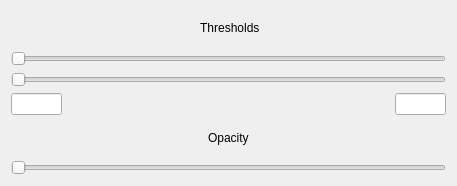
<?xml version="1.0" encoding="UTF-8"?>
<ui version="4.0">
 <class>ChangeVolumePropertiesWidget</class>
 <widget class="QWidget" name="ChangeVolumePropertiesWidget">
  <property name="geometry">
   <rect>
    <x>0</x>
    <y>0</y>
    <width>457</width>
    <height>186</height>
   </rect>
  </property>
  <property name="windowTitle">
   <string>ChangeVolumePropertiesWidget</string>
  </property>
  <layout class="QHBoxLayout" name="horizontalLayout_6">
   <item>
    <layout class="QGridLayout" name="gridLayout_2">
     <item row="1" column="0">
      <widget class="QSlider" name="lowerThresholdSlider">
       <property name="orientation">
        <enum>Qt::Horizontal</enum>
       </property>
      </widget>
     </item>
     <item row="4" column="0">
      <layout class="QHBoxLayout" name="horizontalLayout">
       <item>
        <widget class="QLineEdit" name="lowerThresholdDisplay">
         <property name="maximumSize">
          <size>
           <width>51</width>
           <height>22</height>
          </size>
         </property>
        </widget>
       </item>
       <item>
        <spacer name="horizontalSpacer">
         <property name="orientation">
          <enum>Qt::Horizontal</enum>
         </property>
         <property name="sizeHint" stdset="0">
          <size>
           <width>40</width>
           <height>20</height>
          </size>
         </property>
        </spacer>
       </item>
       <item>
        <widget class="QLineEdit" name="upperThresholdDisplay">
         <property name="maximumSize">
          <size>
           <width>51</width>
           <height>22</height>
          </size>
         </property>
        </widget>
       </item>
      </layout>
     </item>
     <item row="6" column="0">
      <widget class="QSlider" name="opacitySlider">
       <property name="orientation">
        <enum>Qt::Horizontal</enum>
       </property>
      </widget>
     </item>
     <item row="0" column="0">
      <layout class="QHBoxLayout" name="horizontalLayout_2">
       <item>
        <layout class="QHBoxLayout" name="horizontalLayout_3">
         <item>
          <spacer name="horizontalSpacer_2">
           <property name="orientation">
            <enum>Qt::Horizontal</enum>
           </property>
           <property name="sizeHint" stdset="0">
            <size>
             <width>40</width>
             <height>20</height>
            </size>
           </property>
          </spacer>
         </item>
         <item>
          <widget class="QLabel" name="label">
           <property name="font">
            <font>
             <strikeout>false</strikeout>
             <kerning>true</kerning>
            </font>
           </property>
           <property name="layoutDirection">
            <enum>Qt::LeftToRight</enum>
           </property>
           <property name="text">
            <string> Thresholds</string>
           </property>
          </widget>
         </item>
         <item>
          <spacer name="horizontalSpacer_4">
           <property name="orientation">
            <enum>Qt::Horizontal</enum>
           </property>
           <property name="sizeHint" stdset="0">
            <size>
             <width>40</width>
             <height>20</height>
            </size>
           </property>
          </spacer>
         </item>
        </layout>
       </item>
      </layout>
     </item>
     <item row="5" column="0">
      <layout class="QHBoxLayout" name="horizontalLayout_4">
       <item>
        <spacer name="horizontalSpacer_5">
         <property name="orientation">
          <enum>Qt::Horizontal</enum>
         </property>
         <property name="sizeHint" stdset="0">
          <size>
           <width>40</width>
           <height>20</height>
          </size>
         </property>
        </spacer>
       </item>
       <item>
        <widget class="QLabel" name="label_3">
         <property name="text">
          <string>Opacity</string>
         </property>
        </widget>
       </item>
       <item>
        <spacer name="horizontalSpacer_6">
         <property name="orientation">
          <enum>Qt::Horizontal</enum>
         </property>
         <property name="sizeHint" stdset="0">
          <size>
           <width>40</width>
           <height>20</height>
          </size>
         </property>
        </spacer>
       </item>
      </layout>
     </item>
     <item row="2" column="0">
      <widget class="QSlider" name="upperThresholdSlider">
       <property name="orientation">
        <enum>Qt::Horizontal</enum>
       </property>
      </widget>
     </item>
    </layout>
   </item>
  </layout>
 </widget>
 <layoutdefault spacing="6" margin="11"/>
 <resources/>
 <connections>
  <connection>
   <sender>upperThresholdSlider</sender>
   <signal>sliderMoved(int)</signal>
   <receiver>ChangeVolumePropertiesWidget</receiver>
   <slot>changeUpperThreshold(int)</slot>
   <hints>
    <hint type="sourcelabel">
     <x>322</x>
     <y>51</y>
    </hint>
    <hint type="destinationlabel">
     <x>321</x>
     <y>63</y>
    </hint>
   </hints>
  </connection>
  <connection>
   <sender>opacitySlider</sender>
   <signal>sliderMoved(int)</signal>
   <receiver>ChangeVolumePropertiesWidget</receiver>
   <slot>changeOpacity(int)</slot>
   <hints>
    <hint type="sourcelabel">
     <x>163</x>
     <y>110</y>
    </hint>
    <hint type="destinationlabel">
     <x>163</x>
     <y>121</y>
    </hint>
   </hints>
  </connection>
  <connection>
   <sender>lowerThresholdSlider</sender>
   <signal>sliderMoved(int)</signal>
   <receiver>ChangeVolumePropertiesWidget</receiver>
   <slot>changeLowerThreshold(int)</slot>
   <hints>
    <hint type="sourcelabel">
     <x>197</x>
     <y>54</y>
    </hint>
    <hint type="destinationlabel">
     <x>197</x>
     <y>63</y>
    </hint>
   </hints>
  </connection>
 </connections>
 <slots>
  <slot>changeLowerThreshold(int)</slot>
  <slot>changeUpperThreshold(int)</slot>
  <slot>changeOpacity(int)</slot>
 </slots>
</ui>
